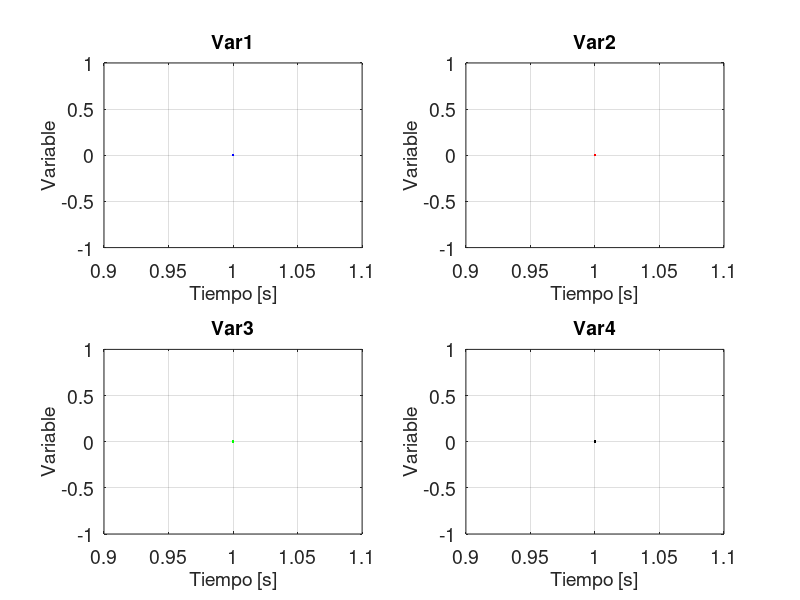

This figure's MATLAB source: (Note: this script raises an error after producing the figure.)
%/%%
  % @brief Continuously plot file data
  %/
 
% Author: Gustavo Diaz

close all;
clc

file_path = 'motor_model_data/';
file_name = input('file_name: ','s');
file_ext = '.txt';
full_name = strcat(file_path, file_name, file_ext);

var1 = 0;
var2 = 0;
var3 = 0;
var4 = 0;

sz = 0;
window_sz = 1000;

figure(1)
fig1 = axes;
ax1 = subplot(2,2,1);
plot(ax1, var1, 'b')
grid on
set(gca,'fontsize',14)
title('Var1', 'fontsize', 14)
xlabel(ax1, 'Tiempo [s]', 'fontsize', 14); ylabel('Variable', 'fontsize', 14);
% hold on
% figure(2)
% fig2 = axes;
ax2 = subplot(2,2,2);
plot(ax2, var2, 'r')
grid on
set(gca,'fontsize',14)
title('Var2', 'fontsize', 14)
xlabel(ax2, 'Tiempo [s]', 'fontsize', 14); ylabel('Variable', 'fontsize', 14);
% legend('Ángulo del Cubo [°]', 'Velocidad del Cubo [°/s]', 'Torque aplicado [Nm]')

ax3 = subplot(2,2,3);
plot(ax3, var3, 'g')
grid on
set(gca,'fontsize',14)
title('Var3', 'fontsize', 14)
xlabel(ax3, 'Tiempo [s]', 'fontsize', 14); ylabel('Variable', 'fontsize', 14);

ax4 = subplot(2,2,4);
plot(ax4, var4, 'k')
grid on
set(gca,'fontsize',14)
title('Var4', 'fontsize', 14)
xlabel(ax4, 'Tiempo [s]', 'fontsize', 14); ylabel('Variable', 'fontsize', 14);

b1 = [6.300711827278427e-10 2.520284730911371e-09 3.780427096367056e-09 2.520284730911371e-09 6.300711827278427e-10];
a1 = [1 -3.973730046565231 5.921534645073681 -3.921876509896709 0.974071921469398];
% [b1,a1]=butter(4,0.0032,'low');       % Coef. función de transferencia del filtro

% while 1
	data = dlmread(full_name);
	var1 = data(:,1);
	var2 = data(:,2);
	var3 = data(:,3);
	var4 = data(:,4);
	sz = length(var1);
	% speed_filt = filtroPasaBajos(var4, 100, [0.1], [0.5]);
	% yaw_filt = filter(b1,a1,var1);
	% speed_ref = filter(b1,a1,var2);
	% yaw_ref = filter(b1,a1,var3);
	% wheel_speed_filt = filter(b1,a1,var4);

	f = 5000/11;
	dt = 1/f;
	time = 0:dt:(length(var4)-1)*dt;

	yaw_filt = var1;
	speed_ref = var2;
	yaw_ref = var3;
	wheel_speed_filt = var4;

	subplot(2,2,1);
	% plot(fig1, var1, 'b')
	plot(ax1, time, yaw_filt, 'b')
	title('Angulo Yaw', 'fontsize', 10)
	xlabel(ax1, 'Tiempo [s]', 'fontsize', 10); ylabel('Yaw [DEG]', 'fontsize', 10);
	grid on
	% ylim([min_var1-10 max_var1+10])
	ylim([-190 190])
	% xlim([sz-window_sz sz+window_sz])
	% hold on
	subplot(2,2,2)
	% plot(fig1, var2, 'r')
	plot(ax2, time, speed_ref, 'r')
	title('Angulo Pitch', 'fontsize', 10)
	xlabel(ax2, 'Tiempo [s]', 'fontsize', 10); ylabel('Pitch [DEG]', 'fontsize', 10);
	grid on
	% ylim([min_var2-10 max_var2+10])
	ylim([-190 190])
	% xlim([sz-window_sz sz+window_sz])

	subplot(2,2,3)
	% plot(fig1, var2, 'r')
	plot(ax3, time, yaw_ref, 'g')
	title('Corriente', 'fontsize', 10)
	xlabel(ax3, 'Tiempo [s]', 'fontsize', 10); ylabel('Corriente [A]', 'fontsize', 10);
	grid on
	% ylim([min_var3-10 max_var3+10])
	ylim([0 1])
	% xlim([sz-window_sz sz+window_sz])

	subplot(2,2,4)
	% plot(fig1, var2, 'r')
	plot(ax4, time, wheel_speed_filt, 'k')
	title('Velocidad Rueda Filtrada', 'fontsize', 10)
	xlabel(ax4, 'Tiempo [s]', 'fontsize', 10); ylabel('Velocidad Rueda [RPM-NC]', 'fontsize', 10);
	grid on
	% ylim([min_var4-10 max_var4+10])
	ylim([0 15000])
	% xlim([sz-window_sz sz+window_sz])

	% pause(1)
% end